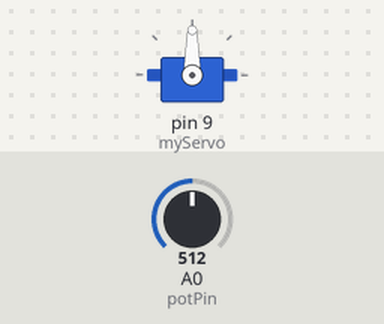
A sketch run on a simulated Arduino Uno, built with avr-gcc and run on an emulated ATmega328P. Parts: servo. Inputs (shaded band) come from the test bench; at power-on: A0 (potPin) = 512.

Above: at 1.2 s.
1.3 s: A0 (potPin) set to 716
At 2.4 s:
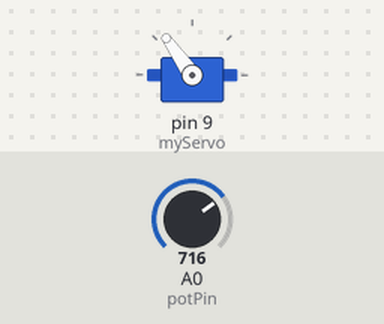
2.8 s: A0 (potPin) set to 900
At 3.2 s:
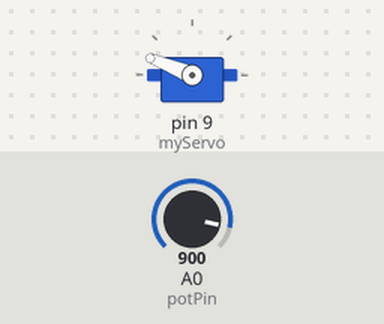
4.3 s: A0 (potPin) set to 1023
At 4.7 s:
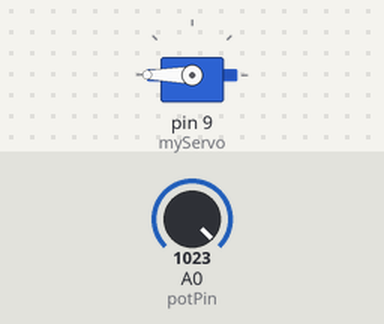
5.8 s: A0 (potPin) set to 306
At 6.7 s:
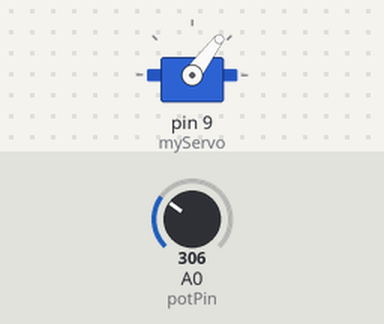
7.3 s: A0 (potPin) set to 122
At 8.1 s:
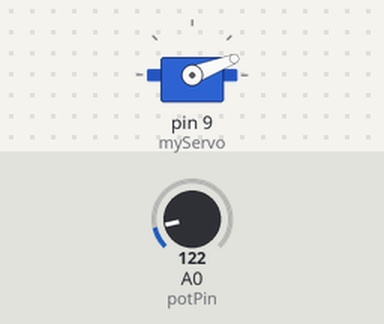
Timing chart, 0 to 9.8 s (numbered marks = the images above; inputs shaded):
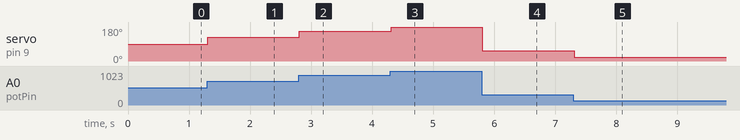

The sketch:

PotControlledServo.ino
```cpp
// Pot controlled servo
#include <Servo.h>

Servo myServo;

int potPin = 0;
int storedValue;

void setup() {
  myServo.attach(9);

}

void loop() {
  storedValue = analogRead(potPin);
  storedValue = map(storedValue, 0, 1023, 0, 180);
  myServo.write(storedValue);
  delay(15);
}
```

Measured:
- after the input at 1.3 s, servo on pin 9 (myServo): 90° → 125° at once
- after the input at 2.8 s, servo on pin 9 (myServo): 125° → 158° at once
- after the input at 4.3 s, servo on pin 9 (myServo): 158° → 180° at once
- after the input at 5.8 s, servo on pin 9 (myServo): 180° → 53° at once
- after the input at 7.3 s, servo on pin 9 (myServo): 53° → 21° at once
